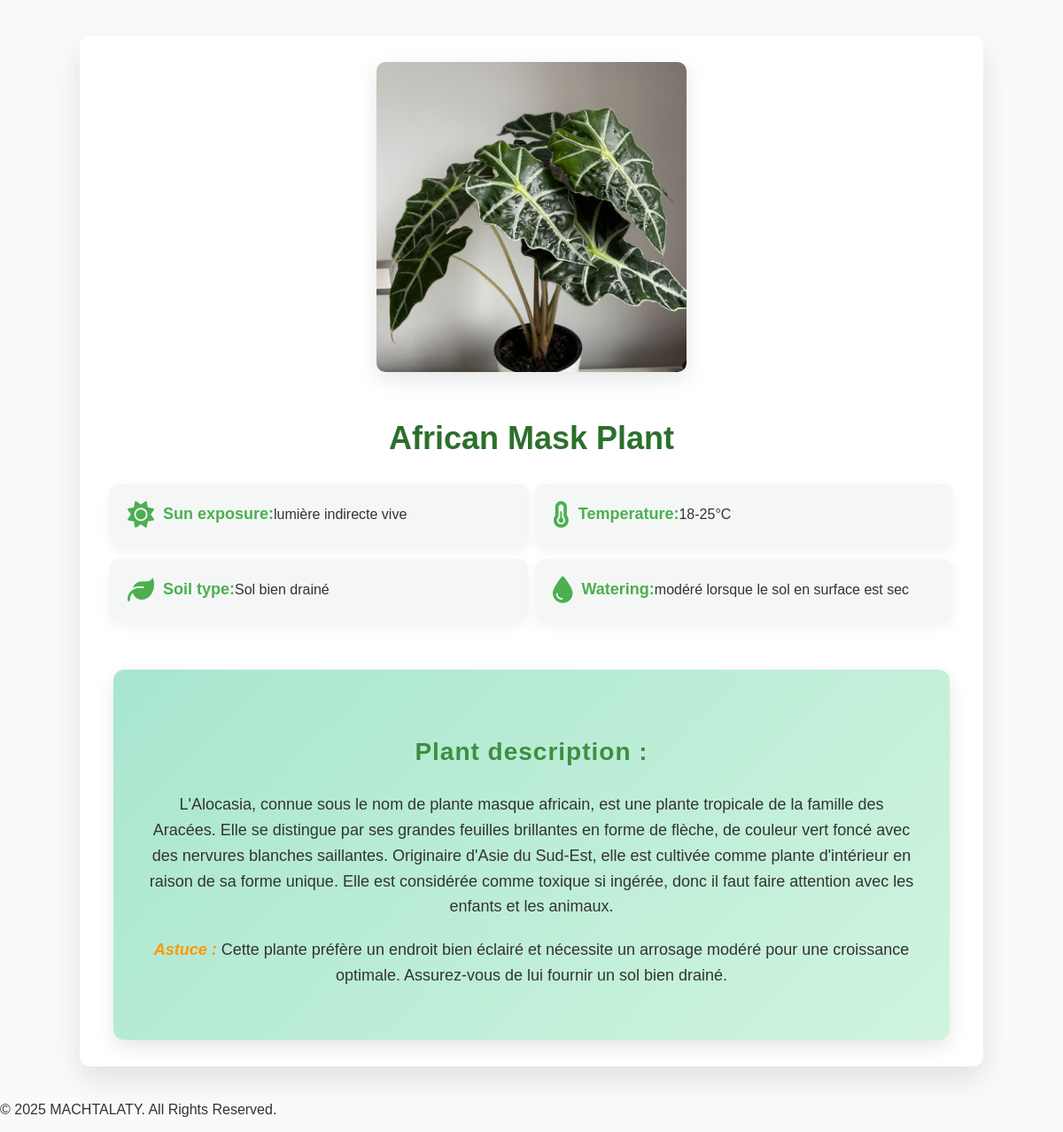
Screenshot of /plant_detail.php?id=3 with the database file from the repository.
### tables this page shows
CREATE TABLE `plantes` (
  `id` int(11) NOT NULL,
  `nom` varchar(100) NOT NULL,
  `type` varchar(100) NOT NULL,
  `exposition_soleil` varchar(100) DEFAULT NULL,
  `temperature` varchar(50) DEFAULT NULL,
  `type_sol` varchar(100) DEFAULT NULL,
  `arrosage` varchar(100) DEFAULT NULL,
  `description` text DEFAULT NULL,
  `image` varchar(255) DEFAULT NULL
);

### plant_detail.php (the view, shortened to what this page needs)
<?php
include 'config.php';
$plant_id = isset($_GET['id']) ? $_GET['id'] : 0;
$query_plant_details = "SELECT * FROM plantes WHERE id = $plant_id";
$result_plant_details = mysqli_query($conn, $query_plant_details);
$plant = mysqli_fetch_assoc($result_plant_details);
?>
<!DOCTYPE html>
<html lang="fr">
<head>
  <link rel="stylesheet" href="https://cdnjs.cloudflare.com/ajax/libs/font-awesome/6.1.1/css/all.min.css">
  <link href='https://unpkg.com/boxicons@2.1.4/css/boxicons.min.css' rel='stylesheet'>
</head>
<body>
<div class="container">
  <div class="plant-detail">
    <img src="admin/uploaded_img/<?php echo htmlspecialchars($plant['image']); ?>" alt="Image de la plante">
    <h2><?php echo htmlspecialchars($plant['nom']); ?></h2>
    <div class="info">
      <div><i class="fas fa-sun"></i><strong>Sun exposure:</strong> <?php echo htmlspecialchars($plant['exposition_soleil']); ?></div>
      <div><i class="fas fa-thermometer-half"></i><strong>Temperature:</strong> <?php echo htmlspecialchars($plant['temperature']); ?></div>
      <div><i class="fas fa-leaf"></i><strong>Soil type:</strong> <?php echo htmlspecialchars($plant['type_sol']); ?></div>
      <div><i class="fas fa-tint"></i><strong>Watering:</strong> <?php echo htmlspecialchars($plant['arrosage']); ?></div>
    </div>
    <div class="plant-description">
      <h3>Plant description :</h3>
      <p><?php echo nl2br(htmlspecialchars($plant['description'])); ?></p>
      <p><span class="highlight">Astuce :</span> Cette plante préfère un endroit bien éclairé et nécessite un arrosage modéré pour une croissance optimale. Assurez-vous de lui fournir un sol bien drainé.</p>
    </div>
  </div>
</div>
<footer>
  <p>&copy; 2025 MACHTALATY. All Rights Reserved.</p>
</footer>
</body>
</html>

### plant_detail.php (style rules this page uses)
body { font-family: 'Poppins', sans-serif; margin: 0; padding: 0; background-color: #f9fafb; color: #333; transition: all 0.3s ease; }
.container { width: 80%; margin: 40px auto; padding: 30px; background-color: #fff; border-radius: 12px; box-shadow: 0 15px 35px rgba(0, 0, 0, 0.1); transition: all 0.3s ease; }
.plant-detail { text-align: center; animation: fadeIn 1.5s ease-in-out; }
.plant-detail img { width: 350px; height: 350px; object-fit: cover; border-radius: 10px; box-shadow: 0 8px 24px rgba(0, 0, 0, 0.1); margin-bottom: 20px; transition: transform 0.3s ease; }
.plant-detail h2 { font-size: 36px; color: #2c6f2c; margin-bottom: 15px; font-weight: 600; opacity: 0; animation: fadeInUp 1s forwards 0.5s; }
.plant-detail p { font-size: 18px; color: #555; line-height: 1.6; margin-top: 20px; opacity: 0; animation: fadeInUp 1s forwards 1s; }
.plant-detail .info { display: flex; justify-content: space-around; flex-wrap: wrap; margin-top: 30px; animation: fadeInUp 1s forwards 1.5s; }
.plant-detail .info div { background-color: #f4f7f6; padding: 20px; width: 45%; border-radius: 10px; box-shadow: 0 6px 16px rgba(0, 0, 0, 0.05); transition: transform 0.3s ease, box-shadow 0.3s ease; margin-bottom: 15px; text-align: left; display: flex; align-items: center; opacity: 0; animation: fadeInUp 1s forwards 1.5s; }
.plant-detail .info i { color: #4caf50; font-size: 30px; margin-right: 10px; transition: color 0.3s ease; }
.plant-detail .info div strong { color: #4caf50; font-size: 18px; }
.plant-description { background: linear-gradient(135deg, #a8e6cf, #d0f4de); padding: 40px; margin-top: 40px; border-radius: 12px; box-shadow: 0 8px 20px rgba(0, 0, 0, 0.1); max-width: 90%; margin-left: auto; margin-right: auto; font-size: 18px; line-height: 1.8; opacity: 0; animation: fadeInUp 1.5s forwards 2s; transition: all 0.3s ease; }
.plant-description h3 { font-size: 28px; color: #3e8e41; margin-bottom: 20px; font-weight: 700; letter-spacing: 1px; }
.plant-description p { font-size: 18px; color: #333; }
.plant-description .highlight { color: #ff9800; font-weight: bold; font-style: italic; }

### rows the page displays
plantes: image (picture), nom "African Mask Plant", exposition_soleil "lumière indirecte vive", temperature "18-25°C", type_sol "Sol bien drainé", arrosage "modéré lorsque le sol en surface est sec", description "L'Alocasia, connue sous le nom de plante masque africain, est une plante tropicale de la famille des Aracées. Elle se distingue par ses grandes feuilles brillantes en forme de flèche, de couleur vert foncé avec des nervures blanches saillantes. Originaire d'Asie du Sud-Est, elle est cultivée comme plante d'intérieur en raison de sa forme unique. Elle est considérée comme toxique si ingérée, donc il faut faire attention avec les enfants et les animaux."
